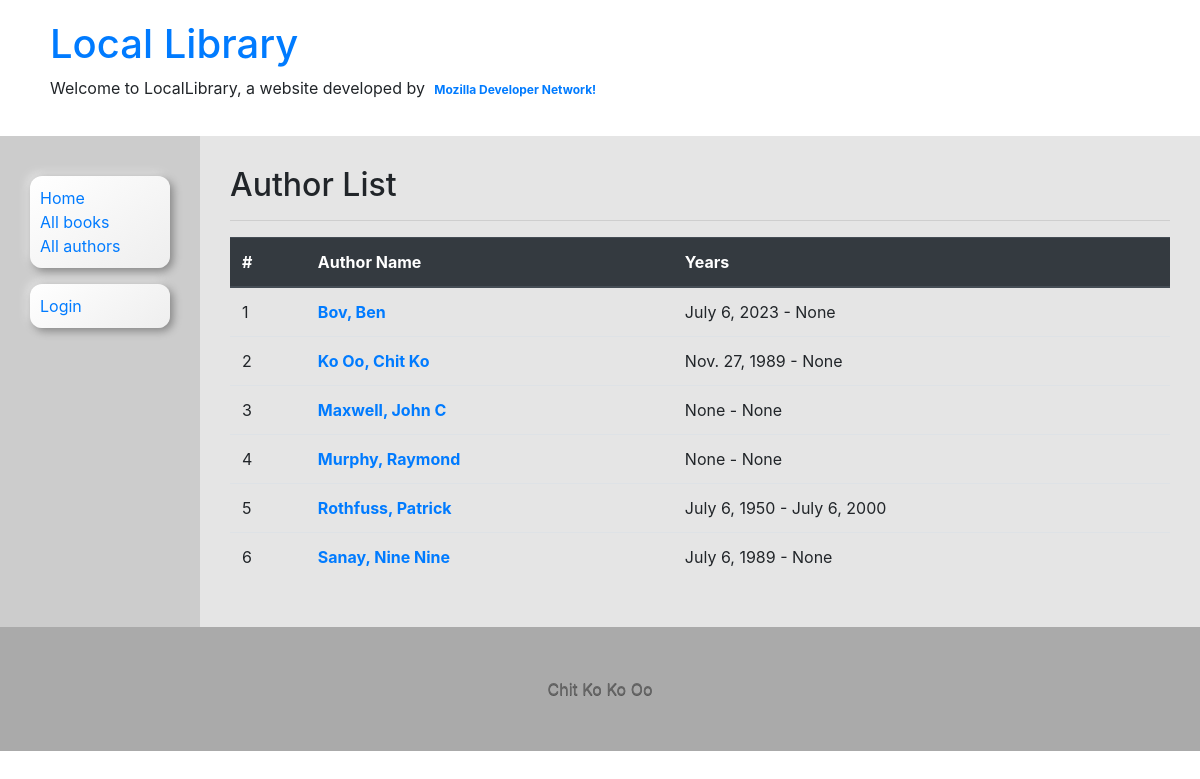
Screenshot of /catalog/authors/ with the database file from the repository.
### catalog/models.py (models this page shows, shortened)
class Author(models.Model):
	first_name = models.CharField(max_length=100)
	last_name = models.CharField(max_length=100)
	date_of_birth = models.DateField(null=True, blank=True)
	date_of_death = models.DateField('died', null=True, blank=True)
	class Meta:
		ordering = ['last_name', 'first_name']

### catalog/views.py (the view)
# urls.py: path('authors/', views.AuthorListView.as_view(), name="authors"),
class AuthorListView(generic.ListView):
	model = Author
	context_object_name = 'author_list'
	paginate_by = 10

### catalog/templates/catalog/author_list.html (shortened to what this page needs)
{% extends 'base_generic.html' %}
{% block content %}
<h2> Author List </h2>
<hr>
{% if author_list %}
<table class="table table-stripped table-hover">
	<thead>
		<tr class="thead-dark">
			<th>#</th>
			<th>Author Name</th>
			<th>Years</th>
		</tr>
	</thead>
	<tbody>
		{% for author in author_list %}
		<tr>
			<td>{{ forloop.counter }}</td>
			<td>
				<a href="{% url 'author-detail' author.pk %}">
					<b>{{ author.last_name }}, {{ author.first_name }}</b>
				</a>
			</td>
			<td>
				{{ author.date_of_birth }} - {{ author.date_of_death }}
			</td>
		</tr>
		{% endfor %}
	</tbody>
</table>
{% else %}
	<p class="text-danger">There is no author.</p>
{% endif %}
{% endblock %}

### catalog/templates/base_generic.html (shortened to what this page needs)
<!DOCTYPE html>
<html lang='en'>
<head>
	<link rel="stylesheet" href="https://stackpath.bootstrapcdn.com/bootstrap/4.5.0/css/bootstrap.min.css">
	{% load static %}
	<link rel="stylesheet" href="{% static 'css/style.css' %}">
</head>
<body>
	<div class="container-fluid">
		<div class="row branding">
			<div class="col-md-12">
				<h1><a href="{% url 'index' %}">Local Library</a></h1>
				<p>Welcome to LocalLibrary, a website developed by
					<a href="https://developer.mozilla.org/en-US/docs/Learn/Server-side/Django" class="badge" target="_blank">
						Mozilla Developer Network!
					</a>
				</p>
			</div>
		</div>
	</div>
	<div class="container-fluid">
	    <div class="row">
	    	<div class="col-sm-2 left-side-bar">
	    	{% block sidebar %}
				<ul class="sidebar-nav">
					<li><a href="{% url 'index' %}">Home</a></li>
					<li><a href="{% url 'books' %}">All books</a></li>
					<li><a href="{% url 'authors' %}">All authors</a></li>
				</ul>
				<ul class="sidebar-nav">
					{% if user.is_authenticated %}
					<li><b>User: {{ user.get_username }}</b></li>
					<li><a href="{% url 'my-borrowed' %}">My Borrowed</a></li>
					<li><a href="{% url 'logout' %}?next={{ request.path }}">Logout</a></li>
				{% else %}
					<li><a href="{% url 'login' %}?next={{ request.path }}">Login</a></li>
				{% endif %}
				</ul>
	    	{% endblock %}
	    	</div>
		    <div class="col-sm-10 main-content">{% block content %}{% endblock %}</div>
		</div>
	</div>
	<div class="container-fluid">
		<div class="row">
			<div class="col-12 footer text-center">
				Chit Ko Ko Oo
			</div>
		</div>
	</div>
</body>
</html>

### catalog/static/css/style.css (style rules this page uses)
.branding { margin-left: 20px; margin-right: 20px; margin-top: 20px; margin-bottom: 20px; }
.sidebar-nav { margin-top: 10px; padding: 10px; list-style: none; border-radius: 12px; background: -webkit-linear-gradient(55deg, #ffffff, #eeeeee); background: -o-linear-gradient(55deg, #ffffff, #eeeeee); background: linear-gradient(145deg, #ffffff, #eeeeee); box-shadow: 3px 3px 8px #838383, -3px -3px 8px #e7e7e7; }
.left-side-bar { background-color: rgba(0,0,0, 0.2); padding: 30px; }
.main-content { padding: 30px; background-color: rgba(0,0,0, 0.1); }
a { text-decoration: none; }
.footer { padding: 50px; color: #666; background-color: #aaa; text-shadow: 0px 1px 0px rgba(0,0,0,.5); }

### rows the page displays
Author: last_name "Bov", first_name "Ben", date_of_birth "July 6, 2023", date_of_death "None"
Author: last_name "Ko Oo", first_name "Chit Ko", date_of_birth "Nov. 27, 1989", date_of_death "None"
Author: last_name "Maxwell", first_name "John C", date_of_birth "None", date_of_death "None"
Author: last_name "Murphy", first_name "Raymond", date_of_birth "None", date_of_death "None"
Author: last_name "Rothfuss", first_name "Patrick", date_of_birth "July 6, 1950", date_of_death "July 6, 2000"
Author: last_name "Sanay", first_name "Nine Nine", date_of_birth "July 6, 1989", date_of_death "None"
